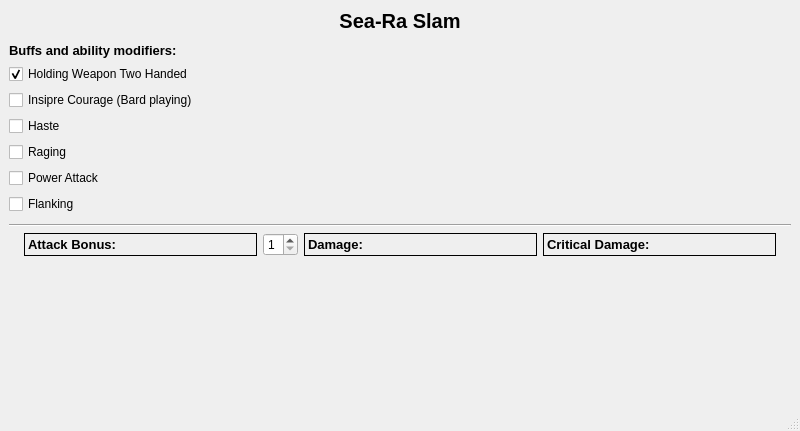
<?xml version="1.0" encoding="UTF-8"?>
<ui version="4.0">
 <class>MainWindow</class>
 <widget class="QMainWindow" name="MainWindow">
  <property name="geometry">
   <rect>
    <x>0</x>
    <y>0</y>
    <width>800</width>
    <height>431</height>
   </rect>
  </property>
  <property name="windowTitle">
   <string>Sea-Ra Slam</string>
  </property>
  <widget class="QWidget" name="centralwidget">
   <layout class="QVBoxLayout" name="verticalLayout_2">
    <item>
     <layout class="QVBoxLayout" name="verticalLayout">
      <item>
       <widget class="QLabel" name="label">
        <property name="font">
         <font>
          <family>MS Sans Serif</family>
          <pointsize>15</pointsize>
          <weight>75</weight>
          <bold>true</bold>
         </font>
        </property>
        <property name="text">
         <string>Sea-Ra Slam</string>
        </property>
        <property name="alignment">
         <set>Qt::AlignCenter</set>
        </property>
       </widget>
      </item>
      <item>
       <layout class="QHBoxLayout" name="horizontalLayout_3" stretch="1">
        <property name="topMargin">
         <number>2</number>
        </property>
        <property name="bottomMargin">
         <number>2</number>
        </property>
        <item>
         <layout class="QVBoxLayout" name="verticalLayout_4">
          <property name="topMargin">
           <number>2</number>
          </property>
          <property name="bottomMargin">
           <number>2</number>
          </property>
          <item>
           <widget class="QLabel" name="label_2">
            <property name="font">
             <font>
              <family>MS Sans Serif</family>
              <pointsize>10</pointsize>
              <weight>75</weight>
              <bold>true</bold>
             </font>
            </property>
            <property name="text">
             <string>Buffs and ability modifiers:</string>
            </property>
           </widget>
          </item>
          <item>
           <widget class="QCheckBox" name="two_handed_check_box">
            <property name="text">
             <string>Holding Weapon Two Handed</string>
            </property>
            <property name="checked">
             <bool>true</bool>
            </property>
           </widget>
          </item>
          <item>
           <widget class="QCheckBox" name="inspire_courage_check_box">
            <property name="text">
             <string>Insipre Courage (Bard playing)</string>
            </property>
           </widget>
          </item>
          <item>
           <widget class="QCheckBox" name="haste_check_box">
            <property name="text">
             <string>Haste</string>
            </property>
           </widget>
          </item>
          <item>
           <widget class="QCheckBox" name="raging_check_box">
            <property name="text">
             <string>Raging</string>
            </property>
           </widget>
          </item>
          <item>
           <widget class="QCheckBox" name="power_attack_check_box">
            <property name="text">
             <string>Power Attack</string>
            </property>
           </widget>
          </item>
          <item>
           <widget class="QCheckBox" name="flanking_bonus_check_box">
            <property name="text">
             <string>Flanking</string>
            </property>
           </widget>
          </item>
         </layout>
        </item>
       </layout>
      </item>
      <item>
       <widget class="Line" name="line">
        <property name="orientation">
         <enum>Qt::Horizontal</enum>
        </property>
       </widget>
      </item>
      <item>
       <layout class="QHBoxLayout" name="horizontalLayout" stretch="0,0,0,0">
        <property name="leftMargin">
         <number>15</number>
        </property>
        <property name="rightMargin">
         <number>15</number>
        </property>
        <item>
         <widget class="QLabel" name="attack_bonus_label">
          <property name="font">
           <font>
            <family>MS Sans Serif</family>
            <pointsize>10</pointsize>
            <weight>75</weight>
            <bold>true</bold>
           </font>
          </property>
          <property name="frameShape">
           <enum>QFrame::Box</enum>
          </property>
          <property name="text">
           <string>Attack Bonus:</string>
          </property>
         </widget>
        </item>
        <item>
         <widget class="QSpinBox" name="num_hits_spin_box">
          <property name="maximumSize">
           <size>
            <width>35</width>
            <height>16777215</height>
           </size>
          </property>
          <property name="toolTip">
           <string>Number of Hits</string>
          </property>
          <property name="minimum">
           <number>1</number>
          </property>
         </widget>
        </item>
        <item>
         <widget class="QLabel" name="damage_label">
          <property name="font">
           <font>
            <family>MS Sans Serif</family>
            <pointsize>10</pointsize>
            <weight>75</weight>
            <bold>true</bold>
           </font>
          </property>
          <property name="frameShape">
           <enum>QFrame::Box</enum>
          </property>
          <property name="text">
           <string>Damage:</string>
          </property>
         </widget>
        </item>
        <item>
         <widget class="QLabel" name="crit_damage_label">
          <property name="font">
           <font>
            <family>MS Sans Serif</family>
            <pointsize>10</pointsize>
            <weight>75</weight>
            <bold>true</bold>
           </font>
          </property>
          <property name="frameShape">
           <enum>QFrame::Box</enum>
          </property>
          <property name="text">
           <string>Critical Damage:</string>
          </property>
         </widget>
        </item>
       </layout>
      </item>
      <item>
       <spacer name="verticalSpacer">
        <property name="orientation">
         <enum>Qt::Vertical</enum>
        </property>
        <property name="sizeHint" stdset="0">
         <size>
          <width>20</width>
          <height>40</height>
         </size>
        </property>
       </spacer>
      </item>
     </layout>
    </item>
   </layout>
  </widget>
  <widget class="QMenuBar" name="menubar">
   <property name="geometry">
    <rect>
     <x>0</x>
     <y>0</y>
     <width>800</width>
     <height>26</height>
    </rect>
   </property>
  </widget>
  <widget class="QStatusBar" name="statusbar"/>
 </widget>
 <resources/>
 <connections/>
</ui>
